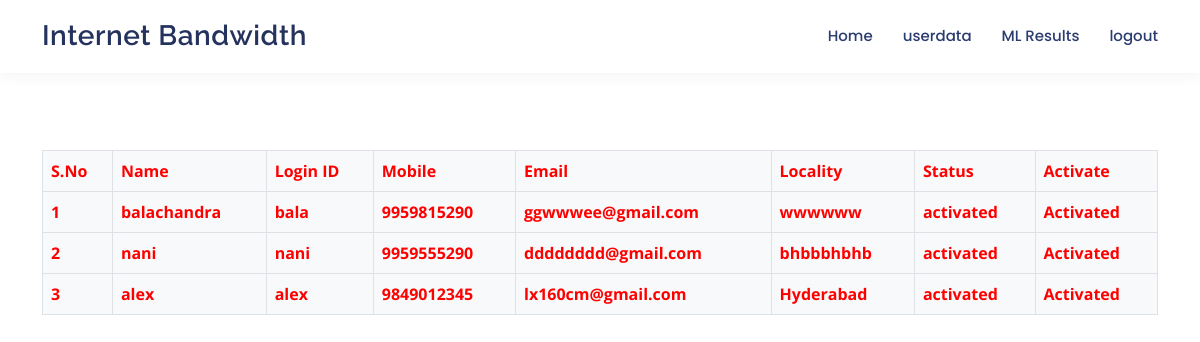
/ViewRegisteredUsers, run on the app's committed database.
### users/models.py (models this page shows, shortened)
class UserRegistrationModel(models.Model):
    name = models.CharField(max_length=100)
    loginid = models.CharField(unique=True, max_length=100)
    password = models.CharField(max_length=100)
    mobile = models.CharField(unique=True, max_length=100)
    email = models.CharField(unique=True, max_length=100)
    locality = models.CharField(max_length=100)
    address = models.CharField(max_length=1000)
    city = models.CharField(max_length=100)
    state = models.CharField(max_length=100)
    status = models.CharField(max_length=100)
    class Meta:
        db_table = 'UserRegistrations'

### admins/views.py (the view)
# urls.py: path("ViewRegisteredUsers", a1.ViewRegisteredUsers, name="ViewRegisteredUsers"),
def ViewRegisteredUsers(request):
    data = UserRegistrationModel.objects.all()
    return render(request, 'admins/viewRegisteredUsers.html', {'data': data})

### templates/admins/viewRegisteredUsers.html
{%extends 'admins/AdminHome.html'%}
{% block content %}
<section id="intro">
    <div class="container intro-text">
        <p>
        <h3 align="center" style="color:white;">View RegisterUser Details</h3></p><br>
        <table class="table table-bordered bg-light text-dark">
            <thead>
            <tr style="color:red;font-weight:bold;">
                <th>S.No</th>
                <th>Name</th>
                <th>Login ID</th>
                <th>Mobile</th>
                <th>Email</th>
                <th>Locality</th>
                <th>Status</th>
                <th>Activate</th>
            </tr>
            </thead>
            <tbody>
            {% for i in data %}
            <tr style="color:red;font-weight:bold;">
                <td>{{forloop.counter}}</td>
                <td>{{i.name}}</td>
                <td>{{i.loginid}}</td>
                <td>{{i.mobile}}</td>
                <td>{{i.email}}</td>
                <td>{{i.locality}}</td>
                <td>{{i.status}}</td>
                {% if i.status == 'waiting' %}
                <td><a class="btn-link" href="/AdminActivaUsers/?uid={{ i.id }}"
                       style="color:DARKBLUE">Activate</a></td>
                {% else %}
                <td> Activated</td>
                {% endif %}
            </tr>
            {% endfor %}
            </tbody>
        </table>
    </div>
{% endblock %}

### templates/admins/AdminHome.html (shortened to what this page needs)
{%extends 'admins/admin_base.html'%}

### templates/admins/admin_base.html (shortened to what this page needs)
{% load static %}
<!DOCTYPE html>
<html lang="en">
<head>
  <link href="{% static 'vendor/bootstrap/css/bootstrap.min.css' %}" rel="stylesheet">
  <link href="{% static 'vendor/bootstrap-icons/bootstrap-icons.css' %}" rel="stylesheet">
  <link href="{% static 'vendor/boxicons/css/boxicons.min.css' %}" rel="stylesheet">
  <link href="{% static 'vendor/glightbox/css/glightbox.min.css' %}" rel="stylesheet">
  <link href="{% static 'vendor/remixicon/remixicon.css' %}" rel="stylesheet">
  <link href="{% static 'vendor/swiper/swiper-bundle.min.css' %}" rel="stylesheet">
  <link href="{% static 'css/style.css' %}" rel="stylesheet">
</head>
<body>
  <header id="header" class="fixed-top">
    <div class="container d-flex align-items-center justify-content-between">
      <h1 class="logo"><a href="#">Internet Bandwidth</a></h1>
      <nav id="navbar" class="navbar">
        <ul>
          <li><a href="{% url 'AdminHome' %}">Home</a></li>
          <li><a href="{% url 'ViewRegisteredUsers' %}">userdata</a></li>
          <li><a href="{% url 'mlresults' %}">ML Results</a></li>
          <li><a href="{% url 'index1' %}">logout</a></li>
      </nav>
    </div>
  </header>
  {% block content %}
  {% endblock %}
</body>
</html>

### static/css/style.css (style rules this page uses)
body { font-family: "Open Sans", sans-serif; color: #444444; }
a { color: #006fbe; text-decoration: none; }
h1, h2, h3, h4, h5, h6 { font-family: "Raleway", sans-serif; }
#header { background: #fff; transition: all 0.5s; z-index: 997; padding: 15px 0; box-shadow: 0px 2px 15px rgba(36, 50, 93, 0.06); }
#header .logo { font-size: 28px; margin: 0; padding: 0; line-height: 1; font-weight: 600; letter-spacing: 0.5px; }
#header .logo a { color: #24325d; }
.navbar { padding: 0; }
.navbar ul { margin: 0; padding: 0; display: flex; list-style: none; align-items: center; }
.navbar li { position: relative; }
.navbar a, .navbar a:focus { display: flex; align-items: center; justify-content: space-between; padding: 10px 0 10px 30px; font-family: "Poppins", sans-serif; font-size: 15px; font-weight: 500; color: #2b3c6f; white-space: nowrap; transition: 0.3s; }
section { padding: 60px 0; }

### data on the page
UserRegistrationModel: name "balachandra", loginid "bala", mobile "9959815290", email "ggwwwee@gmail.com", locality "wwwwww", status "activated", shows "Activated"
UserRegistrationModel: name "nani", loginid "nani", mobile "9959555290", email "dddddddd@gmail.com", locality "bhbbbhbhb", status "activated", shows "Activated"
UserRegistrationModel: name "alex", loginid "alex", mobile "9849012345", email "lx160cm@gmail.com", locality "Hyderabad", status "activated", shows "Activated"
